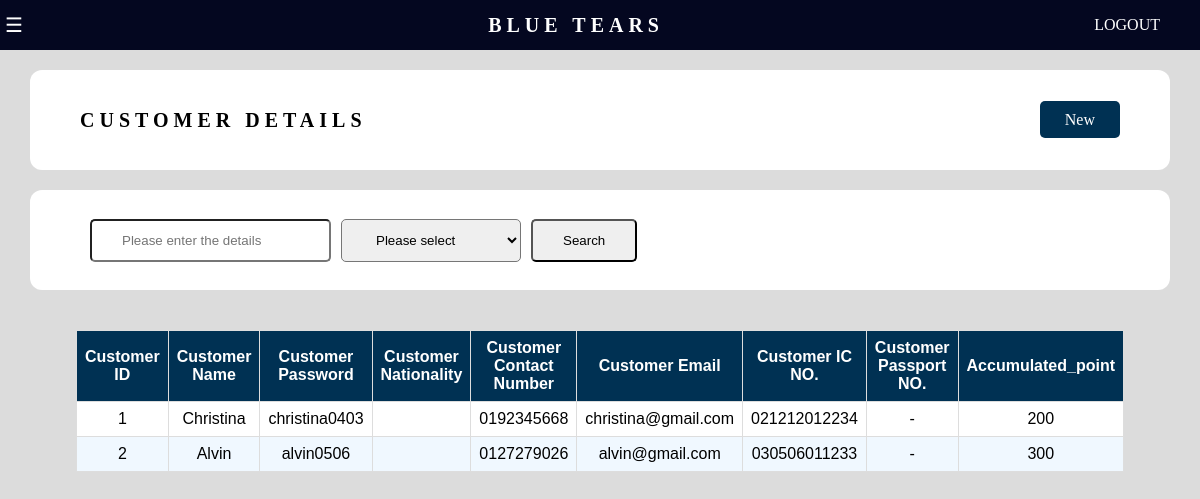
Screenshot of /recep-customer.php with the database file from the repository.
### tables this page shows
CREATE TABLE IF NOT EXISTS `registered_customer` (
  `customer_id` int NOT NULL AUTO_INCREMENT,
  `customer_name` varchar(50) NOT NULL,
  `customer_password` varchar(30) NOT NULL,
  `customer_nationallity` varchar(30) NOT NULL,
  `customer_phone_no` varchar(30) NOT NULL,
  `customer_email` varchar(30) NOT NULL,
  `ic_no` varchar(30) DEFAULT NULL,
  `passport_no` varchar(30) DEFAULT NULL,
  `point` int DEFAULT NULL,
  PRIMARY KEY (`customer_id`)
);

### recep-customer.php (the view, shortened to what this page needs)
<!DOCTYPE html>
<html lang = "en">
    <head>
    </head>
    <body style="background-color:rgb(220,220,220)";>
        <?php
            include "recep-sidenavi.php"
        ?>
        <div id = "content-text" class="content-text">
            <?php
                include "recep-topnavi.php";
            ?>
              <div class = page_content>
            <div class = "table_content">
                <div class = "table_content_sec">
                    <h2 class="table_tittle"> Customer Details </h2>
                </div>
                <div class = "table_content_sec">
                        <a class="newButton" href="recep-new-customer.php">New</a>
                </div>
            </div>
        </div>
            <div class = page_content>
                <form class = "filter_part" method = "post">
                    <div class  = "filter_part_sec">
                    <input type = "text" name = "filtered_text" placeholder = "Please enter the details" ></input>
                    </div>
                    <div class = "filter_part_sec">
                    <select name = "filter_option" id = "filter_option">
                        <option value = "notspecific" name = "notspecific">Please select </option>
                    </select>
                    </div>
                    <div class = "filter_part_sec">
                        <button class="filterResultBtn" name="filterBtn" type="submit">Search</button>
                    </div>
                </form>
            <?php
                        if(isset($_POST['filterBtn'])){
                            $filter_text = $_POST['filtered_text'];
                            $filter_option = $_POST['filter_option'];
                            if($filter_option  == "customer_id"){
                                $query="SELECT * FROM registered_customer WHERE customer_id LIKE '$filter_text'";
                                $search_result = filterTable($query);
                            }
                            else if( $filter_option  == "customer_name"){
                                $query="SELECT * FROM registered_customer WHERE customer_name LIKE '$filter_text'";
                                $search_result = filterTable($query);
                            }
                            else if( $filter_option  == "customer_nationality"){
                                $query="SELECT * FROM registered_customer WHERE customer_nationality LIKE '$filter_text'";
                                $search_result = filterTable($query);
                            }
                            else if( $filter_option  == "notspecific" and $filter_text ==""){
                                $query="SELECT * FROM registered_customer";
                                $search_result = filterTable($query);
                            }
                            else{
                                $query="SELECT * FROM registered_customer WHERE customer_id LIKE '$filter_text' OR customer_name LIKE '$filter_text' OR customer_nationality LIKE '$filter_text'";
                                $search_result = filterTable($query);
                            }
                        }
                        else{
                            $query="SELECT * FROM registered_customer";
                            $search_result = filterTable($query);
                        }
                        function filterTable($query)
                        {
                            include("conn.php");
                            $filter_Result=mysqli_query($conn,$query);
                            return $filter_Result;
                        }
                        ?>
                </div>
                <div class = page_content>
                <div class = "reservation_content">
                <table class= "reservation_table" >
                    <tr>
                        <th> <font face="Arial">Customer ID</font> </th>
                        <th> <font face="Arial">Customer Name</font> </th>
                        <th> <font face="Arial">Customer Password</font> </th>
                        <th> <font face="Arial">Customer Nationality</font> </th>
                        <th> <font face="Arial">Customer Contact Number</font> </th>
                        <th> <font face="Arial">Customer Email</font> </th>
                        <th> <font face="Arial">Customer IC NO.</font> </th>
                        <th> <font face="Arial">Customer Passport NO.</font> </th>
                        <th> <font face="Arial">Accumulated_point</font> </th>
                    </tr>
                        <?php
                        while($row = mysqli_fetch_array($search_result)){
                            echo "<tr>";
                            echo "<td>";
                            echo $row['customer_id'];
                            echo "</td>";
                            echo "<td>";
                            echo $row['customer_name'];
                            echo "</td>";
                            echo "<td>";
                            echo $row['customer_password'];
                            echo "</td>";
                            echo "<td>";
                            echo "</td>";
                            echo "<td>";
                            echo $row['customer_phone_no'];
                            echo "</td>";
                            echo "<td>";
                            echo $row['customer_email'];
                            echo "</td>";
                            echo "<td>";
                            echo $row['ic_no'];
                            echo "</td>";
                            echo "<td>";
                            if ($row['passport_no'] == 0){
                                echo "-";
                            }
                            else if ($row['passport_no']!= 0){
                                echo $row['passport_no'];
                            }
                            echo "</td>";
                            echo "<td>";
                            if ($row['point'] == 0){
                                echo "-";
                            }
                            else if ($row['point']!= 0){
                                 echo $row['point'];
                            }
                            echo "</td>";
                            echo "</tr>"; }
                ?>
                </table>
            </div>
        </div>
     </div>
    </body>
</html>

### recep-customer.php (style rules this page uses)
* { margin: 0px; padding:0px; box-sizing:border-box; }
.content-text { margin-top:0px; margin-left:0px; padding-bottom:50px; }
#content-text { transition: all .5s; }
.reservation_content { padding-top:20px; display:flex; justify-content: center; align-items: center; }
.reservation_table { font-family: Arial, Helvetica, sans-serif; border-collapse: collapse; width: 80%; text-align:center }
.reservation_table th { border: 1px solid #ddd; padding: 8px; background-color: rgb(0,49,83); color: white }
.reservation_table td { border: 1px solid #ddd; padding: 8px; }
.reservation_table tr:nth-child(even) { background-color: white; }
.reservation_table tr:nth-child(odd) { background-color: rgb(240,248,255); }
.table_content { justify-content: space-between; align-items: center; height:100px; background-color: white; display:flex; width:100%; padding-right:50px; border-radius: 12px; }
.table_tittle { color:black; font-size:20px; text-transform: uppercase; letter-spacing: 5px; font-family: "fantasy"; padding-left:50px; }
.filter_part { align-items: center; height:100px; background-color:white; display:flex; width:100%; padding-right:20px; padding-left:50px; border-radius: 12px; }
.filter_part_sec { padding-left:10px; }
.filterResultBtn { padding: 12px 30px; border-radius: 5px; }
.filter_part input { padding: 12px 30px; border-radius: 5px; }
.filter_part select { padding: 12px 30px; border-radius: 5px; }
.page_content { padding-top:20px; padding-left:30px; padding-right:30px; }
.newButton { background-color:rgb(0,49,83); border-radius: 5px; padding:10px 25px; text-decoration: none; color:white; }

### rows the page displays
registered_customer: customer_id "1", customer_name "Christina", customer_password "christina0403", customer_phone_no "0192345668", customer_email "christina@gmail.com", ic_no "021212012234", point "200"
registered_customer: customer_id "2", customer_name "Alvin", customer_password "alvin0506", customer_phone_no "0127279026", customer_email "alvin@gmail.com", ic_no "030506011233", point "300"
